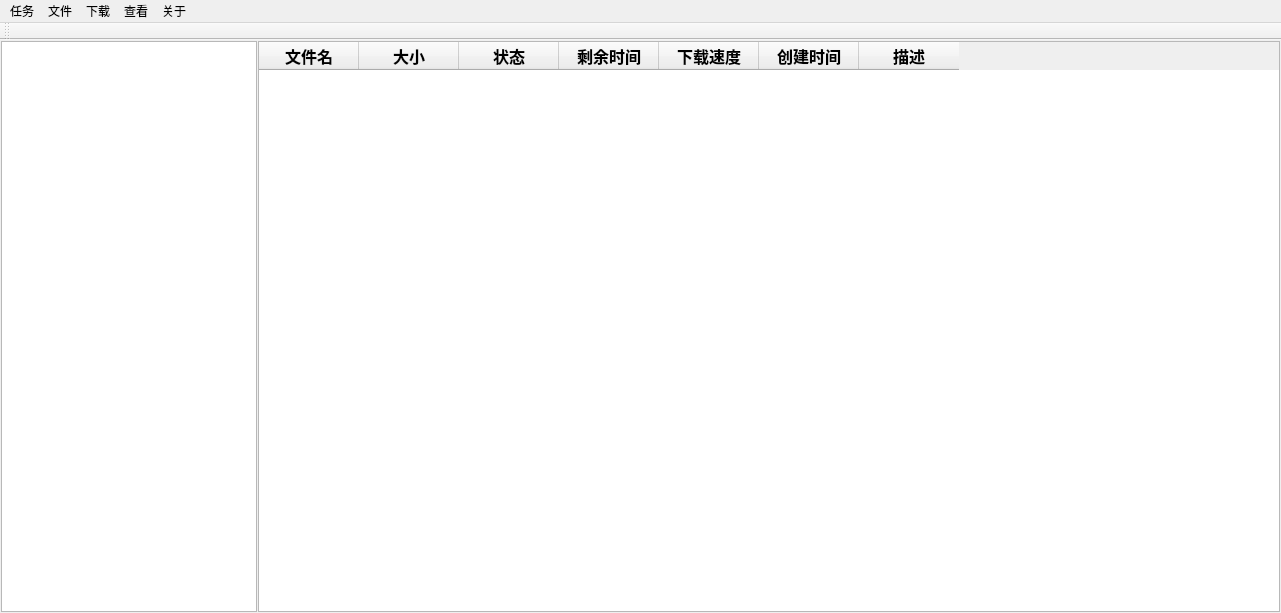
<?xml version="1.0" encoding="UTF-8"?>
<ui version="4.0">
 <class>MainWindow</class>
 <widget class="QMainWindow" name="MainWindow">
  <property name="geometry">
   <rect>
    <x>0</x>
    <y>0</y>
    <width>1281</width>
    <height>613</height>
   </rect>
  </property>
  <property name="windowTitle">
   <string>网络下载管理器</string>
  </property>
  <property name="windowIcon">
   <iconset resource="res.qrc">
    <normaloff>:/icons/download_16px.png</normaloff>:/icons/download_16px.png</iconset>
  </property>
  <widget class="QWidget" name="centralwidget">
   <layout class="QHBoxLayout" name="horizontalLayout">
    <property name="spacing">
     <number>1</number>
    </property>
    <property name="leftMargin">
     <number>1</number>
    </property>
    <property name="topMargin">
     <number>1</number>
    </property>
    <property name="rightMargin">
     <number>1</number>
    </property>
    <property name="bottomMargin">
     <number>1</number>
    </property>
    <item>
     <widget class="QTreeWidget" name="treeWidget_task">
      <property name="sizePolicy">
       <sizepolicy hsizetype="Preferred" vsizetype="Preferred">
        <horstretch>0</horstretch>
        <verstretch>0</verstretch>
       </sizepolicy>
      </property>
      <property name="layoutDirection">
       <enum>Qt::LeftToRight</enum>
      </property>
      <property name="styleSheet">
       <string notr="true">QTreeView
{
    background-color: #5B677A;
    font-size:17px;
    color: white;
}
QTreeView::item:hover
{
    background: qlineargradient(x1: 0, y1: 0, x2: 0, y2: 1, stop: 0 #e7effd, stop: 1 #cbdaf1);
    border: 1px solid #bfcde4;
}
QTreeView::item:hover
{
    background: rgb(69, 187, 217);
}
QTreeView::item:selected:active
{
    background: rgb(63, 147, 168);
}
QTreeView::item:selected:!active
{
    background: rgb(63, 147, 168);
}
QTreeView::branch
{
    background:#5B677A;
}
QTreeView::branch:has-children:!has-siblings:closed,QTreeView::branch:closed:has-children:has-siblings
{
    width:16px;
	height:16px;
	border-image: url(:/icons/plus_16px.png);
    background:#5B677A;
    
}
QTreeView::branch:open:has-children:!has-siblings,QTreeView::branch:open:has-children:has-siblings
{
    
	border-image: url(:/icons/minus_16px.png);
    background:#5B677A;
    ;
};</string>
      </property>
      <property name="frameShape">
       <enum>QFrame::StyledPanel</enum>
      </property>
      <property name="frameShadow">
       <enum>QFrame::Raised</enum>
      </property>
      <property name="textElideMode">
       <enum>Qt::ElideLeft</enum>
      </property>
      <property name="animated">
       <bool>true</bool>
      </property>
      <property name="headerHidden">
       <bool>true</bool>
      </property>
      <property name="columnCount">
       <number>1</number>
      </property>
      <attribute name="headerVisible">
       <bool>false</bool>
      </attribute>
      <attribute name="headerCascadingSectionResizes">
       <bool>true</bool>
      </attribute>
      <attribute name="headerHighlightSections">
       <bool>true</bool>
      </attribute>
      <attribute name="headerShowSortIndicator" stdset="0">
       <bool>true</bool>
      </attribute>
      <column>
       <property name="text">
        <string notr="true">分类</string>
       </property>
      </column>
     </widget>
    </item>
    <item>
     <widget class="QTableWidget" name="tableWidget_download_file">
      <property name="sizePolicy">
       <sizepolicy hsizetype="Expanding" vsizetype="Expanding">
        <horstretch>0</horstretch>
        <verstretch>0</verstretch>
       </sizepolicy>
      </property>
      <property name="styleSheet">
       <string notr="true">QHeaderView::up-arrow {
subcontrol-position: center right
padding-right: 8px
image: url(:/icons/sort_asc_16px.png)
}
QHeaderView::down-arrow { 
subcontrol-position: center right
padding-right: 8px                                                   
image: url(:/icons/sort_desc_16px.png)
}
</string>
      </property>
      <property name="selectionMode">
       <enum>QAbstractItemView::ContiguousSelection</enum>
      </property>
      <property name="selectionBehavior">
       <enum>QAbstractItemView::SelectRows</enum>
      </property>
      <property name="textElideMode">
       <enum>Qt::ElideMiddle</enum>
      </property>
      <property name="gridStyle">
       <enum>Qt::DashDotLine</enum>
      </property>
      <column>
       <property name="text">
        <string>文件名</string>
       </property>
       <property name="toolTip">
        <string>下载文件名称</string>
       </property>
       <property name="font">
        <font>
         <family>微软雅黑</family>
         <pointsize>12</pointsize>
         <weight>75</weight>
         <bold>true</bold>
        </font>
       </property>
       <property name="textAlignment">
        <set>AlignCenter</set>
       </property>
       <property name="background">
        <color alpha="128">
         <red>0</red>
         <green>0</green>
         <blue>0</blue>
        </color>
       </property>
      </column>
      <column>
       <property name="text">
        <string>大小</string>
       </property>
       <property name="font">
        <font>
         <family>微软雅黑</family>
         <pointsize>12</pointsize>
         <weight>75</weight>
         <bold>true</bold>
        </font>
       </property>
       <property name="textAlignment">
        <set>AlignCenter</set>
       </property>
       <property name="background">
        <color alpha="128">
         <red>0</red>
         <green>0</green>
         <blue>0</blue>
        </color>
       </property>
      </column>
      <column>
       <property name="text">
        <string>状态</string>
       </property>
       <property name="font">
        <font>
         <family>微软雅黑</family>
         <pointsize>12</pointsize>
         <weight>75</weight>
         <bold>true</bold>
        </font>
       </property>
       <property name="textAlignment">
        <set>AlignCenter</set>
       </property>
       <property name="background">
        <color alpha="128">
         <red>0</red>
         <green>0</green>
         <blue>0</blue>
        </color>
       </property>
      </column>
      <column>
       <property name="text">
        <string>剩余时间</string>
       </property>
       <property name="toolTip">
        <string>估算下载时间</string>
       </property>
       <property name="font">
        <font>
         <family>微软雅黑</family>
         <pointsize>12</pointsize>
         <weight>75</weight>
         <bold>true</bold>
        </font>
       </property>
       <property name="textAlignment">
        <set>AlignCenter</set>
       </property>
       <property name="background">
        <color alpha="128">
         <red>0</red>
         <green>0</green>
         <blue>0</blue>
        </color>
       </property>
      </column>
      <column>
       <property name="text">
        <string>下载速度</string>
       </property>
       <property name="toolTip">
        <string>总下载速度</string>
       </property>
       <property name="font">
        <font>
         <family>微软雅黑</family>
         <pointsize>12</pointsize>
         <weight>75</weight>
         <bold>true</bold>
        </font>
       </property>
       <property name="textAlignment">
        <set>AlignCenter</set>
       </property>
       <property name="background">
        <color alpha="128">
         <red>0</red>
         <green>0</green>
         <blue>0</blue>
        </color>
       </property>
      </column>
      <column>
       <property name="text">
        <string>创建时间</string>
       </property>
       <property name="font">
        <font>
         <family>微软雅黑</family>
         <pointsize>12</pointsize>
         <weight>75</weight>
         <bold>true</bold>
        </font>
       </property>
       <property name="textAlignment">
        <set>AlignCenter</set>
       </property>
      </column>
      <column>
       <property name="text">
        <string>描述</string>
       </property>
       <property name="font">
        <font>
         <family>微软雅黑</family>
         <pointsize>12</pointsize>
         <weight>75</weight>
         <bold>true</bold>
        </font>
       </property>
       <property name="textAlignment">
        <set>AlignCenter</set>
       </property>
       <property name="background">
        <color alpha="128">
         <red>0</red>
         <green>0</green>
         <blue>0</blue>
        </color>
       </property>
      </column>
     </widget>
    </item>
   </layout>
  </widget>
  <widget class="QToolBar" name="toolBar">
   <property name="sizePolicy">
    <sizepolicy hsizetype="Preferred" vsizetype="Preferred">
     <horstretch>0</horstretch>
     <verstretch>0</verstretch>
    </sizepolicy>
   </property>
   <property name="windowTitle">
    <string>toolBar</string>
   </property>
   <property name="iconSize">
    <size>
     <width>32</width>
     <height>32</height>
    </size>
   </property>
   <property name="toolButtonStyle">
    <enum>Qt::ToolButtonTextUnderIcon</enum>
   </property>
   <attribute name="toolBarArea">
    <enum>TopToolBarArea</enum>
   </attribute>
   <attribute name="toolBarBreak">
    <bool>false</bool>
   </attribute>
  </widget>
  <widget class="QMenuBar" name="menubar">
   <property name="geometry">
    <rect>
     <x>0</x>
     <y>0</y>
     <width>1281</width>
     <height>23</height>
    </rect>
   </property>
   <widget class="QMenu" name="menu_file">
    <property name="title">
     <string>任务</string>
    </property>
    <addaction name="action_new"/>
    <addaction name="action_show_task"/>
    <addaction name="action_quit"/>
   </widget>
   <widget class="QMenu" name="menu_download">
    <property name="title">
     <string>文件</string>
    </property>
    <addaction name="action_stop"/>
    <addaction name="action_start"/>
    <addaction name="action_restart"/>
    <addaction name="action_delete"/>
   </widget>
   <widget class="QMenu" name="menu_downopt">
    <property name="title">
     <string>下载</string>
    </property>
    <addaction name="action_pause_all"/>
    <addaction name="action_stop_all"/>
    <addaction name="action_del_all_complete"/>
    <addaction name="action_find"/>
   </widget>
   <widget class="QMenu" name="menu_see">
    <property name="title">
     <string>查看</string>
    </property>
    <addaction name="action_classify"/>
    <addaction name="action_sort"/>
   </widget>
   <widget class="QMenu" name="menu_about">
    <property name="title">
     <string>关于</string>
    </property>
    <addaction name="action_about"/>
   </widget>
   <addaction name="menu_file"/>
   <addaction name="menu_download"/>
   <addaction name="menu_downopt"/>
   <addaction name="menu_see"/>
   <addaction name="menu_about"/>
  </widget>
  <action name="action_new">
   <property name="icon">
    <iconset resource="res.qrc">
     <normaloff>:/icons/new_copy_16px.png</normaloff>:/icons/new_copy_16px.png</iconset>
   </property>
   <property name="text">
    <string>新建任务</string>
   </property>
  </action>
  <action name="action_show_task">
   <property name="checkable">
    <bool>true</bool>
   </property>
   <property name="icon">
    <iconset resource="res.qrc">
     <normaloff>:/icons/show_property_16px.png</normaloff>:/icons/show_property_16px.png</iconset>
   </property>
   <property name="text">
    <string>显示悬浮窗</string>
   </property>
  </action>
  <action name="action_quit">
   <property name="icon">
    <iconset resource="res.qrc">
     <normaloff>:/icons/esc_16px.png</normaloff>:/icons/esc_16px.png</iconset>
   </property>
   <property name="text">
    <string>退出</string>
   </property>
  </action>
  <action name="action_stop">
   <property name="icon">
    <iconset resource="res.qrc">
     <normaloff>:/icons/stop_16px.png</normaloff>:/icons/stop_16px.png</iconset>
   </property>
   <property name="text">
    <string>停止下载</string>
   </property>
  </action>
  <action name="action_start">
   <property name="icon">
    <iconset resource="res.qrc">
     <normaloff>:/icons/start_16px.png</normaloff>:/icons/start_16px.png</iconset>
   </property>
   <property name="text">
    <string>开始下载</string>
   </property>
  </action>
  <action name="action_restart">
   <property name="icon">
    <iconset resource="res.qrc">
     <normaloff>:/icons/restart_16px.png</normaloff>:/icons/restart_16px.png</iconset>
   </property>
   <property name="text">
    <string>重新下载</string>
   </property>
  </action>
  <action name="action_delete">
   <property name="icon">
    <iconset resource="res.qrc">
     <normaloff>:/icons/Delete_16px.png</normaloff>:/icons/Delete_16px.png</iconset>
   </property>
   <property name="text">
    <string>删除下载</string>
   </property>
  </action>
  <action name="action_pause_all">
   <property name="icon">
    <iconset resource="res.qrc">
     <normaloff>:/icons/pause_all_16px.png</normaloff>:/icons/pause_all_16px.png</iconset>
   </property>
   <property name="text">
    <string>全部暂停</string>
   </property>
  </action>
  <action name="action_stop_all">
   <property name="icon">
    <iconset resource="res.qrc">
     <normaloff>:/icons/stop_all_16px.png</normaloff>:/icons/stop_all_16px.png</iconset>
   </property>
   <property name="text">
    <string>全部停止</string>
   </property>
  </action>
  <action name="action_del_all_complete">
   <property name="icon">
    <iconset resource="res.qrc">
     <normaloff>:/icons/Delete_all_16px.png</normaloff>:/icons/Delete_all_16px.png</iconset>
   </property>
   <property name="text">
    <string>删除全部已完成的任务</string>
   </property>
  </action>
  <action name="action_find">
   <property name="text">
    <string>查找</string>
   </property>
   <property name="shortcut">
    <string>Ctrl+F</string>
   </property>
  </action>
  <action name="action_classify">
   <property name="checkable">
    <bool>true</bool>
   </property>
   <property name="text">
    <string>隐藏分类</string>
   </property>
  </action>
  <action name="action_sort">
   <property name="text">
    <string>排列文件</string>
   </property>
  </action>
  <action name="action_about">
   <property name="text">
    <string>关于我</string>
   </property>
  </action>
 </widget>
 <resources>
  <include location="res.qrc"/>
 </resources>
 <connections/>
</ui>
